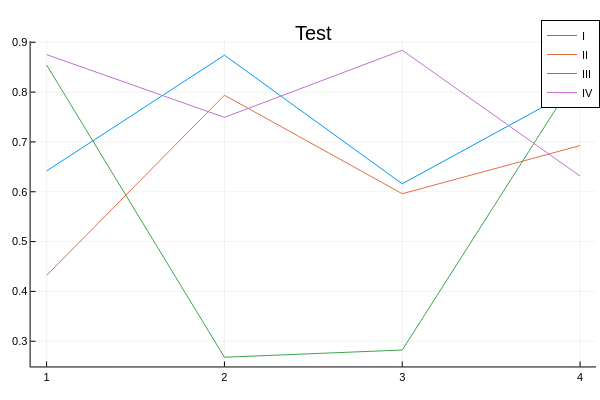

The code cell stored with this chart in its notebook:
### Code cell
plotly()
plot(rand(4, 4), title="Test", label=["I" "II" "III" "IV"])

### Figure 1 — Plotly figure (JSON) as saved in the notebook; plotly's stock layout.template omitted (floating-point values rounded to 4 significant figures)
{"data": [{"colorbar": {"title": ""}, "legendgroup": "I", "line": {"color": "rgba(0, 154, 250, 1.000)", "dash": "solid", "shape": "linear", "width": 1}, "mode": "lines", "name": "I", "showlegend": true, "type": "scatter", "x": [1, 2, 3, 4], "xaxis": "x1", "y": [0.6418, 0.874, 0.6159, 0.8109], "yaxis": "y1", "zmax": null, "zmin": null}, {"colorbar": {"title": ""}, "legendgroup": "II", "line": {"color": "rgba(227, 111, 71, 1.000)", "dash": "solid", "shape": "linear", "width": 1}, "mode": "lines", "name": "II", "showlegend": true, "type": "scatter", "x": [1, 2, 3, 4], "xaxis": "x1", "y": [0.4321, 0.7937, 0.5961, 0.6926], "yaxis": "y1", "zmax": null, "zmin": null}, {"colorbar": {"title": ""}, "legendgroup": "III", "line": {"color": "rgba(62, 164, 78, 1.000)", "dash": "solid", "shape": "linear", "width": 1}, "mode": "lines", "name": "III", "showlegend": true, "type": "scatter", "x": [1, 2, 3, 4], "xaxis": "x1", "y": [0.8546, 0.2679, 0.2824, 0.8423], "yaxis": "y1", "zmax": null, "zmin": null}, {"colorbar": {"title": ""}, "legendgroup": "IV", "line": {"color": "rgba(195, 113, 210, 1.000)", "dash": "solid", "shape": "linear", "width": 1}, "mode": "lines", "name": "IV", "showlegend": true, "type": "scatter", "x": [1, 2, 3, 4], "xaxis": "x1", "y": [0.8752, 0.7492, 0.884, 0.6315], "yaxis": "y1", "zmax": null, "zmin": null}], "layout": {"annotations": [{"font": {"color": "rgba(0, 0, 0, 1.000)", "family": "sans-serif", "size": 20}, "rotation": 0, "showarrow": false, "text": "Test", "x": 0.5222, "xanchor": "center", "xref": "paper", "y": 1, "yanchor": "top", "yref": "paper"}], "height": 400, "legend": {"bgcolor": "rgba(255, 255, 255, 1.000)", "bordercolor": "rgba(0, 0, 0, 1.000)", "borderwidth": 1, "font": {"color": "rgba(0, 0, 0, 1.000)", "family": "sans-serif", "size": 11}, "tracegroupgap": 0, "traceorder": "normal", "x": 1, "xanchor": "auto", "y": 1, "yanchor": "auto"}, "margin": {"b": 20, "l": 0, "r": 0, "t": 20}, "paper_bgcolor": "rgba(255, 255, 255, 1.000)", "plot_bgcolor": "rgba(255, 255, 255, 1.000)", "showlegend": true, "width": 600, "xaxis": {"anchor": "y1", "domain": [0.05101, 0.9934], "gridcolor": "rgba(0, 0, 0, 0.100)", "gridwidth": 0.5, "linecolor": "rgba(0, 0, 0, 1.000)", "mirror": false, "range": [0.91, 4.09], "showgrid": true, "showline": true, "showticklabels": true, "tickangle": 0, "tickcolor": "rgb(0, 0, 0)", "tickfont": {"color": "rgba(0, 0, 0, 1.000)", "family": "sans-serif", "size": 11}, "tickmode": "array", "ticks": "inside", "ticktext": ["1", "2", "3", "4"], "tickvals": [1, 2, 3, 4], "title": "", "titlefont": {"color": "rgba(0, 0, 0, 1.000)", "family": "sans-serif", "size": 15}, "type": "-", "visible": true, "zeroline": false, "zerolinecolor": "rgba(0, 0, 0, 1.000)"}, "yaxis": {"anchor": "x1", "domain": [0.03762, 0.9415], "gridcolor": "rgba(0, 0, 0, 0.100)", "gridwidth": 0.5, "linecolor": "rgba(0, 0, 0, 1.000)", "mirror": false, "range": [0.2494, 0.9025], "showgrid": true, "showline": true, "showticklabels": true, "tickangle": 0, "tickcolor": "rgb(0, 0, 0)", "tickfont": {"color": "rgba(0, 0, 0, 1.000)", "family": "sans-serif", "size": 11}, "tickmode": "array", "ticks": "inside", "ticktext": ["0.3", "0.4", "0.5", "0.6", "0.7", "0.8", "0.9"], "tickvals": [0.3, 0.4, 0.5, 0.6, 0.7, 0.8, 0.9], "title": "", "titlefont": {"color": "rgba(0, 0, 0, 1.000)", "family": "sans-serif", "size": 15}, "type": "-", "visible": true, "zeroline": false, "zerolinecolor": "rgba(0, 0, 0, 1.000)"}}}
